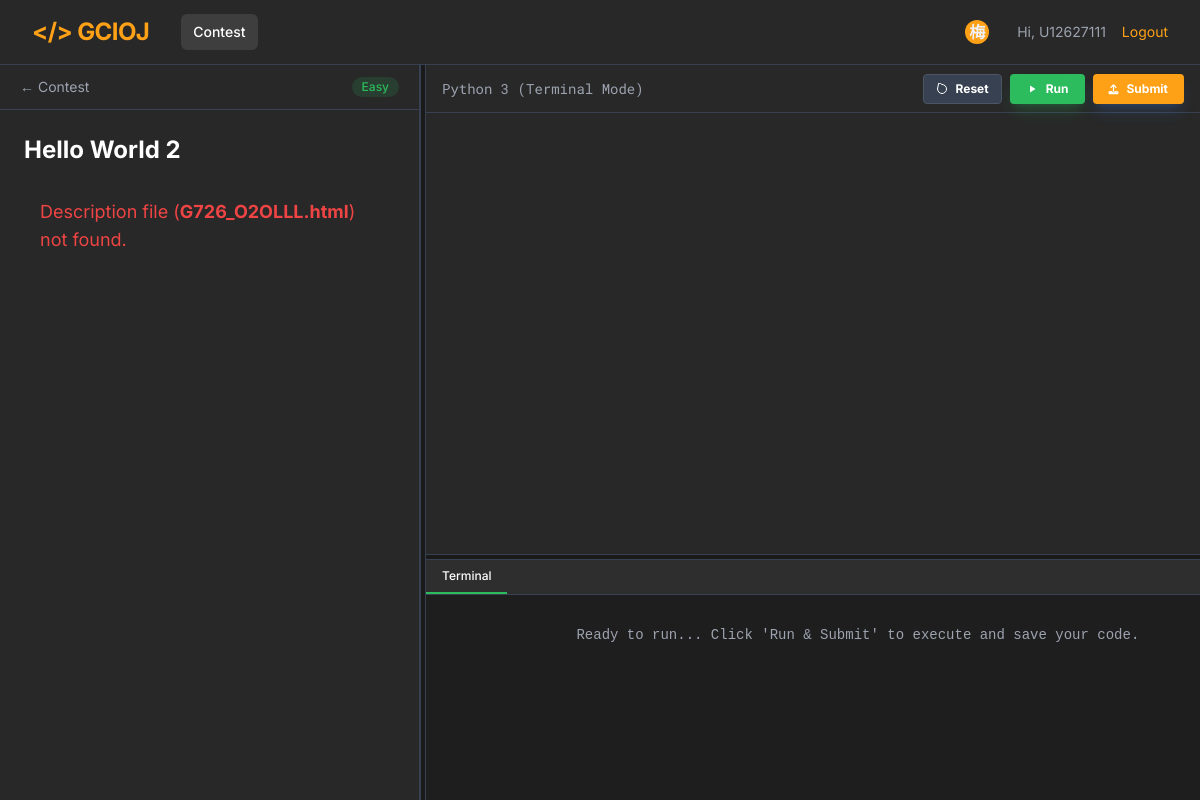
The app's page /GCIOJ/solve_problem_terminal.php?code=G726_O2OLLL&contest=WarmUp&course=PY_114 (signed in) with its own data.
### tables this page shows
CREATE TABLE `problem` (
  `id` int NOT NULL,
  `code` varchar(20) NOT NULL,
  `leetcode_id` varchar(50) DEFAULT NULL,
  `leetcode_link` varchar(255) DEFAULT NULL,
  `title` varchar(255) DEFAULT NULL,
  `input_type` varchar(10) NOT NULL DEFAULT 'arr',
  `output_type` enum('screen','value') NOT NULL DEFAULT 'value',
  `grading_type` enum('algorithm','test') NOT NULL,
  `description` text,
  `level` enum('Easy','Medium','Hard') DEFAULT 'Easy',
  `time_limit_ms` int DEFAULT '1000',
  `memory_limit_mb` int DEFAULT '256',
  `tag` varchar(255) DEFAULT NULL,
  `forbidden_keyword` text NOT NULL
);

### GCIOJ/db.php (called while the page is built, shortened)
<?php
class DB
{
    private static $pdo = null;
    public static function connect()
    {
        if (self::$pdo === null) {
            try {
                $host = DB_HOST;
                $db = DB_NAME;
                $user = DB_USER;
                $pass = DB_PASS;
                $charset = 'utf8mb4';
                $dsn = "mysql:host=$host;dbname=$db;charset=$charset";
                self::$pdo = new PDO($dsn, $user, $pass, [
                    PDO::ATTR_ERRMODE => PDO::ERRMODE_EXCEPTION,
                    PDO::ATTR_DEFAULT_FETCH_MODE => PDO::FETCH_ASSOC
                ]);
            }
            catch (PDOException $e) {
                die("DB Connection Error: " . $e->getMessage());
            }
        }
        return self::$pdo;
    }
}
?>

### GCIOJ/problem.php (called while the page is built, shortened)
<?php
require_once 'db.php';
class Problem {
    public static function getByCode($code) {
        $stmt = DB::connect()->prepare("SELECT * FROM problem WHERE code = ?");
        $stmt->execute([$code]);
        return $stmt->fetch();
    }
}
?>

### GCIOJ/solve_problem_terminal.php (the view, shortened to what this page needs)
<?php
require_once 'problem.php';
$problemCode = $_GET['code'];
$problem = Problem::getByCode($problemCode);
$courseCode = $_GET['course'];
$contestName = isset($_GET['contest']) ? urldecode($_GET['contest']) : null;
$fileCode = $problem['code'];
$problemTitle = $problem['title'];
$problemLevel = $problem['level'];
$descPath = "problemset/".$fileCode."/" . $fileCode . ".html";
if (file_exists($descPath)) {
    $descContent = file_get_contents($descPath);
} else {
    $descContent = "<div class='text-brand-red p-4'>Description file (<b>$fileCode.html</b>) not found.</div>";
}
?>
<!DOCTYPE html>
<html lang="en" class="dark">
<head>
    <link rel="stylesheet" href="https://cdnjs.cloudflare.com/ajax/libs/font-awesome/6.4.0/css/all.min.css">
    <script src="https://cdn.tailwindcss.com"></script>
</head>
<body class="bg-dark-bg text-dark-text font-sans h-screen flex flex-col overflow-hidden">
<?php include_once 'nav.php'; ?>
<div class="flex flex-grow overflow-hidden relative w-full">
    <div id="problem-panel" class="bg-dark-surface border-r border-gray-700 flex flex-col w-[35%] min-w-[250px]">
        <div class="px-5 py-3 border-b border-gray-700 flex justify-between items-center bg-dark-surface shrink-0">
            <?php if($contestName): ?>
           <a href="viewcontest.php?name=<?= urlencode($contestName) ?>&course=<?= urlencode($courseCode) ?>"  class="text-sm text-dark-muted hover:text-white flex items-center gap-1 transition">&larr; Contest</a>
              <?php else: ?>
                <a href="problemset.php" class="text-sm text-dark-muted hover:text-white flex items-center gap-1 transition">&larr; Problems</a>
            <?php endif; ?>
            <span class="px-2.5 py-0.5 rounded-full text-xs font-medium diff-<?= htmlspecialchars($problemLevel) ?>"><?= htmlspecialchars($problemLevel) ?></span>
        </div>
        <div id="problem-desc-container" class="flex-grow overflow-y-auto p-6 text-sm leading-relaxed space-y-4">
            <h1 class="text-2xl font-bold text-white mb-4"><?= htmlspecialchars($problemTitle) ?></h1>
            <div class="prose prose-invert max-w-none text-dark-text text-lg select-none"><?= $descContent ?></div>
        </div>
    </div>
    <div class="resizer-vertical" id="drag-v"></div>
    <div id="ide-container" class="flex-grow flex flex-col min-w-[400px] bg-dark-surface">
        <div class="h-12 border-b border-gray-700 flex justify-between items-center px-4 bg-dark-surface shrink-0">
            <div class="font-mono text-sm text-dark-muted flex items-center gap-2">
                <span>Python 3 (Terminal Mode)</span>
            </div>
            <div class="flex gap-2">
                <button onclick="resetCode()" class="bg-gray-700 hover:bg-gray-600 text-white text-xs font-bold py-1.5 px-3 rounded transition flex items-center gap-2 border border-gray-600">
                   <svg xmlns="http://www.w3.org/2000/svg" width="12" height="12" viewBox="0 0 24 24" fill="none" stroke="currentColor" stroke-width="2" stroke-linecap="round" stroke-linejoin="round"><path d="M3 12a9 9 0 1 0 9-9 9.75 9.75 0 0 0-6.74-2.74L3 12"></path></svg>
                   Reset
                </button>
                <button id="btn-run" onclick="runCode()" class="bg-brand-green hover:bg-green-600 text-white text-xs font-bold py-1.5 px-4 rounded transition flex items-center gap-2 shadow-lg shadow-green-500/20">
                   <svg class="w-3 h-3" fill="currentColor" viewBox="0 0 24 24"><path d="M8 5v14l11-7z"/></svg>
                   Run
                </button>
                <button id="btn-submit" onclick="runAndSubmit()" class="bg-brand-orange hover:bg-orange-600 text-white text-xs font-bold py-1.5 px-4 rounded transition flex items-center gap-2 shadow-lg shadow-blue-500/20">
                   <i class="fas fa-upload text-[10px]"></i>
               Submit
            </button>
            </div>
        </div>
        <div id="editor-wrapper" class="relative h-[60%] min-h-[100px]">
            <div id="editor" class="w-full h-full text-sm font-mono"></div>
        </div>
        <div class="resizer-horizontal" id="drag-h"></div>
        <div id="console-panel" class="flex-grow flex flex-col bg-dark-surface min-h-[100px]">
            <div class="flex border-b border-gray-700 bg-dark-hover/30 shrink-0">
                <div class="px-4 py-2 text-xs font-medium text-white border-b-2 border-brand-green">Terminal</div>
            </div>
            <div id="terminal-container" onclick="focusInput()" class="flex-grow p-4 font-mono text-xs overflow-y-auto whitespace-pre-wrap">
                <span class="text-dark-muted">Ready to run... Click 'Run & Submit' to execute and save your code.</span>
            </div>
        </div>
    </div>
</div>
</body>
</html>

### GCIOJ/solve_problem_terminal.php (style rules this page uses)
.resizer-vertical { width: 6px; background: #1a1a1a; cursor: col-resize; z-index: 10; border-left: 1px solid #374151; border-right: 1px solid #374151; }
.resizer-horizontal { height: 6px; background: #1a1a1a; cursor: row-resize; z-index: 10; border-top: 1px solid #374151; border-bottom: 1px solid #374151; width: 100%; }
.diff-Easy { color: #2cbb5d; background: rgba(44, 187, 93, 0.15); }
#terminal-container { font-family: 'Courier New', monospace; font-size: 14px; color: #0f0; background-color: #1e1e1e; }

### records on screen
problem: level "Easy", title "Hello World 2", code "G726_O2OLLL"

### other values on screen
mb_substr($_SESSION['name'], 0, 1, "UTF-8") "梅"
$_SESSION['student_id'] "U12627111"
